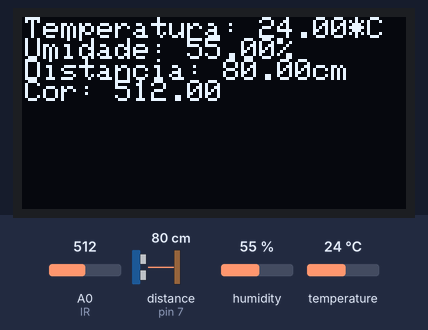
Bench run of a sketch on a simulated Arduino Uno, built with avr-gcc and run on an emulated ATmega328P. Parts: 128×64 one-colour display. Inputs (shaded band) come from the test bench; at power-on: distance to the obstacle (sensor on pin 7) 80 cm, humidity 55 %, A0 (IR) = 512, temperature 24 °C. The echo pulse lasts 58.3 µs per cm.

Above: at 1.2 s.
1.3 s: distance to the obstacle (sensor on pin 7) set to 2 cm
At 1.7 s:
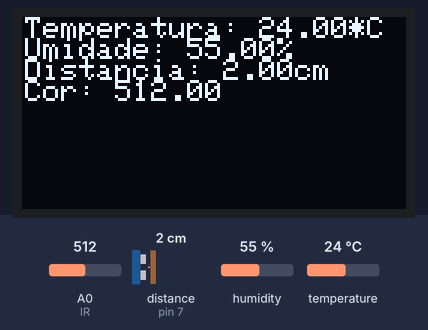
2.8 s: humidity set to 22 %
At 4.8 s:
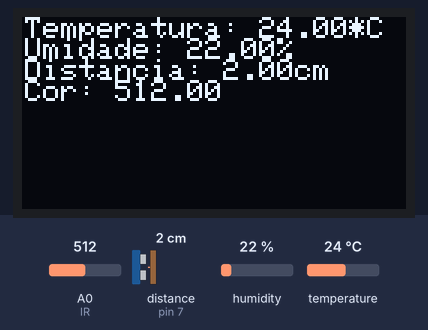
5.7 s: A0 (IR) set to 716
At 7.0 s:
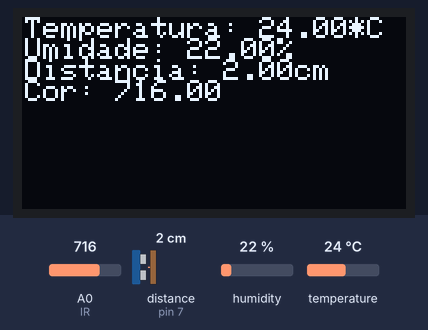
7.3 s: temperature set to 12 °C
At 9.5 s:
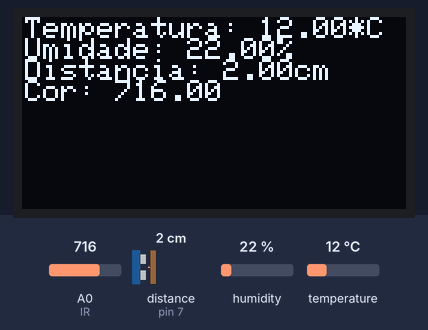
9.8 s: distance to the obstacle (sensor on pin 7) set to 4 cm
At 10.3 s:
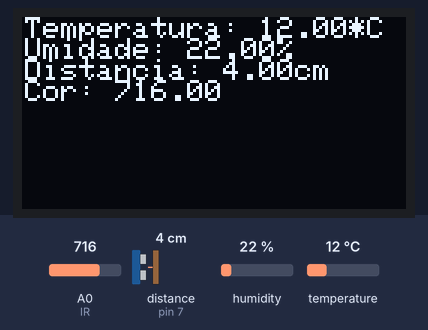
11.3 s: A0 (IR) set to 992
At 11.9 s:
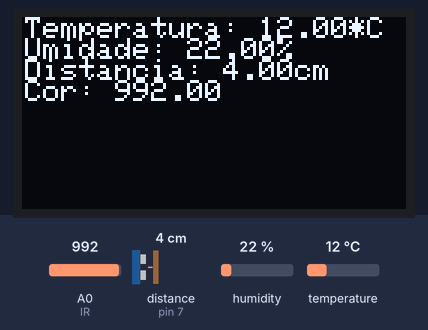
Timing chart, 0 to 13.8 s (numbered marks = the images above; inputs shaded):
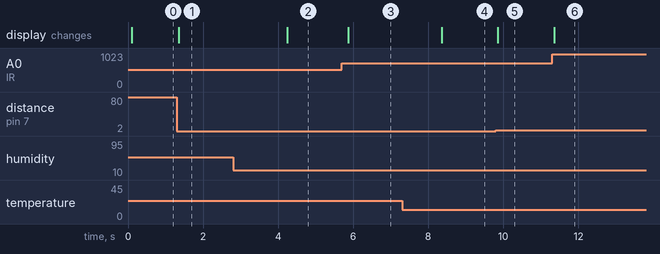

Measured:
- after the input at 1.3 s, the display: changes after 0.05 s (image 1)
- after the input at 2.8 s, the display: changes after 1.4 s (image 2)
- after the input at 5.7 s, the display: changes after 0.17 s (image 3)
- after the input at 7.3 s, the display: changes after 1.1 s (image 4)
- after the input at 9.8 s, the display: changes at once (image 5)
- after the input at 11.3 s, the display: changes after 0.06 s (image 6)

The sketch:

sensorsDisplay.ino
```cpp
/*
Conexões
Display: SCL = A5 e SDA = A4
DHT11: A1
IR: A0
Ultra: TRIG = 8 e ECHO = 7
*/

#include <Wire.h>
#include <Adafruit_GFX.h>
#include <Adafruit_SSD1306.h>
#include "DHT.h"
#include <Ultrasonic.h>

#define DHTPIN A1
#define DHTTYPE DHT11
#define IR A0

Ultrasonic ultrassom(8,7);
DHT dht(DHTPIN, DHTTYPE);

Adafruit_SSD1306 display = Adafruit_SSD1306();

float temperatura;
float umidade;
float distancia;
float cor;

void setup(){
  pinMode(IR, INPUT);
  dht.begin();
  Wire.begin();

  display.begin(SSD1306_SWITCHCAPVCC, 0x3C);
  display.setTextColor(WHITE);
  display.setTextSize(1);
  display.clearDisplay();
  Serial.begin(9600);
}

void loop(){
  temperatura = dht.readTemperature();
  umidade = dht.readHumidity();
  distancia = ultrassom.Ranging(CM);
  cor = analogRead(IR);

  display.setCursor(1,0);
  display.print("Temperatura: ");
  display.print(temperatura);
  display.print("*C");

  display.setCursor(1,7);
  display.print("Umidade: ");
  display.print(umidade);
  display.print("%");

  display.setCursor(1,14);
  display.print("Distancia: ");
  display.print(distancia);
  display.print("cm");

  display.setCursor(1,21);
  display.print("Cor: ");
  display.print(cor);

  display.display(); //send text

  delay(100); //01 seg

  display.clearDisplay(); //clean display
}
```
